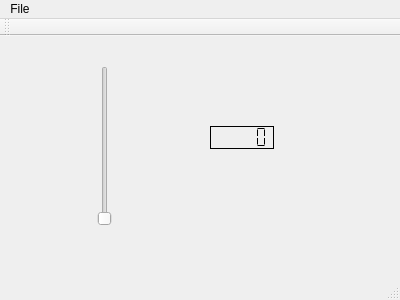
<?xml version="1.0" encoding="UTF-8"?>
<ui version="4.0">
 <class>MainWindow</class>
 <widget class="QMainWindow" name="MainWindow">
  <property name="geometry">
   <rect>
    <x>0</x>
    <y>0</y>
    <width>400</width>
    <height>300</height>
   </rect>
  </property>
  <property name="windowTitle">
   <string>MainWindow</string>
  </property>
  <widget class="QWidget" name="centralWidget">
   <widget class="QSlider" name="verticalSlider">
    <property name="geometry">
     <rect>
      <x>90</x>
      <y>30</y>
      <width>29</width>
      <height>160</height>
     </rect>
    </property>
    <property name="orientation">
     <enum>Qt::Vertical</enum>
    </property>
   </widget>
   <widget class="QLCDNumber" name="lcdNumber">
    <property name="geometry">
     <rect>
      <x>210</x>
      <y>90</y>
      <width>64</width>
      <height>23</height>
     </rect>
    </property>
    <property name="frameShadow">
     <enum>QFrame::Plain</enum>
    </property>
    <property name="segmentStyle">
     <enum>QLCDNumber::Flat</enum>
    </property>
   </widget>
  </widget>
  <widget class="QMenuBar" name="menuBar">
   <property name="geometry">
    <rect>
     <x>0</x>
     <y>0</y>
     <width>400</width>
     <height>25</height>
    </rect>
   </property>
   <widget class="QMenu" name="menuFile">
    <property name="title">
     <string>File</string>
    </property>
    <addaction name="actionOpen"/>
   </widget>
   <addaction name="menuFile"/>
  </widget>
  <widget class="QToolBar" name="mainToolBar">
   <attribute name="toolBarArea">
    <enum>TopToolBarArea</enum>
   </attribute>
   <attribute name="toolBarBreak">
    <bool>false</bool>
   </attribute>
  </widget>
  <widget class="QStatusBar" name="statusBar"/>
  <action name="actionOpen">
   <property name="text">
    <string>Open</string>
   </property>
  </action>
 </widget>
 <layoutdefault spacing="6" margin="11"/>
 <resources/>
 <connections>
  <connection>
   <sender>verticalSlider</sender>
   <signal>valueChanged(int)</signal>
   <receiver>lcdNumber</receiver>
   <slot>display(int)</slot>
   <hints>
    <hint type="sourcelabel">
     <x>104</x>
     <y>156</y>
    </hint>
    <hint type="destinationlabel">
     <x>226</x>
     <y>146</y>
    </hint>
   </hints>
  </connection>
 </connections>
</ui>
